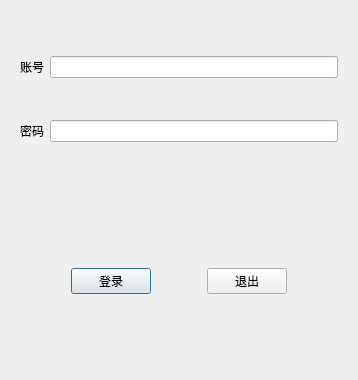
<?xml version="1.0" encoding="UTF-8"?>
<ui version="4.0">
 <class>Login_base</class>
 <widget class="QDialog" name="Login_base">
  <property name="geometry">
   <rect>
    <x>0</x>
    <y>0</y>
    <width>358</width>
    <height>380</height>
   </rect>
  </property>
  <property name="windowTitle">
   <string>Dialog</string>
  </property>
  <layout class="QGridLayout" name="gridLayout">
   <item row="0" column="0">
    <widget class="QWidget" name="widget_2" native="true">
     <layout class="QGridLayout" name="gridLayout_2">
      <item row="1" column="2">
       <widget class="QLineEdit" name="lineEdit_Password">
        <property name="echoMode">
         <enum>QLineEdit::Password</enum>
        </property>
       </widget>
      </item>
      <item row="0" column="0">
       <widget class="QLabel" name="label_Account">
        <property name="text">
         <string>账号</string>
        </property>
       </widget>
      </item>
      <item row="1" column="0">
       <widget class="QLabel" name="label_Password">
        <property name="text">
         <string>密码</string>
        </property>
       </widget>
      </item>
      <item row="0" column="2">
       <widget class="QLineEdit" name="lineEdit_Account"/>
      </item>
     </layout>
    </widget>
   </item>
   <item row="1" column="0">
    <widget class="QWidget" name="widget" native="true">
     <layout class="QGridLayout" name="gridLayout_3">
      <item row="0" column="0">
       <spacer name="horizontalSpacer_2">
        <property name="orientation">
         <enum>Qt::Horizontal</enum>
        </property>
        <property name="sizeHint" stdset="0">
         <size>
          <width>40</width>
          <height>20</height>
         </size>
        </property>
       </spacer>
      </item>
      <item row="0" column="1">
       <widget class="QPushButton" name="btn_Login">
        <property name="text">
         <string>登录</string>
        </property>
       </widget>
      </item>
      <item row="0" column="3">
       <widget class="QPushButton" name="btn_Exit">
        <property name="text">
         <string>退出</string>
        </property>
       </widget>
      </item>
      <item row="0" column="2">
       <spacer name="horizontalSpacer">
        <property name="orientation">
         <enum>Qt::Horizontal</enum>
        </property>
        <property name="sizeHint" stdset="0">
         <size>
          <width>40</width>
          <height>20</height>
         </size>
        </property>
       </spacer>
      </item>
      <item row="0" column="4">
       <spacer name="horizontalSpacer_3">
        <property name="orientation">
         <enum>Qt::Horizontal</enum>
        </property>
        <property name="sizeHint" stdset="0">
         <size>
          <width>40</width>
          <height>20</height>
         </size>
        </property>
       </spacer>
      </item>
     </layout>
    </widget>
   </item>
  </layout>
 </widget>
 <resources/>
 <connections/>
</ui>
